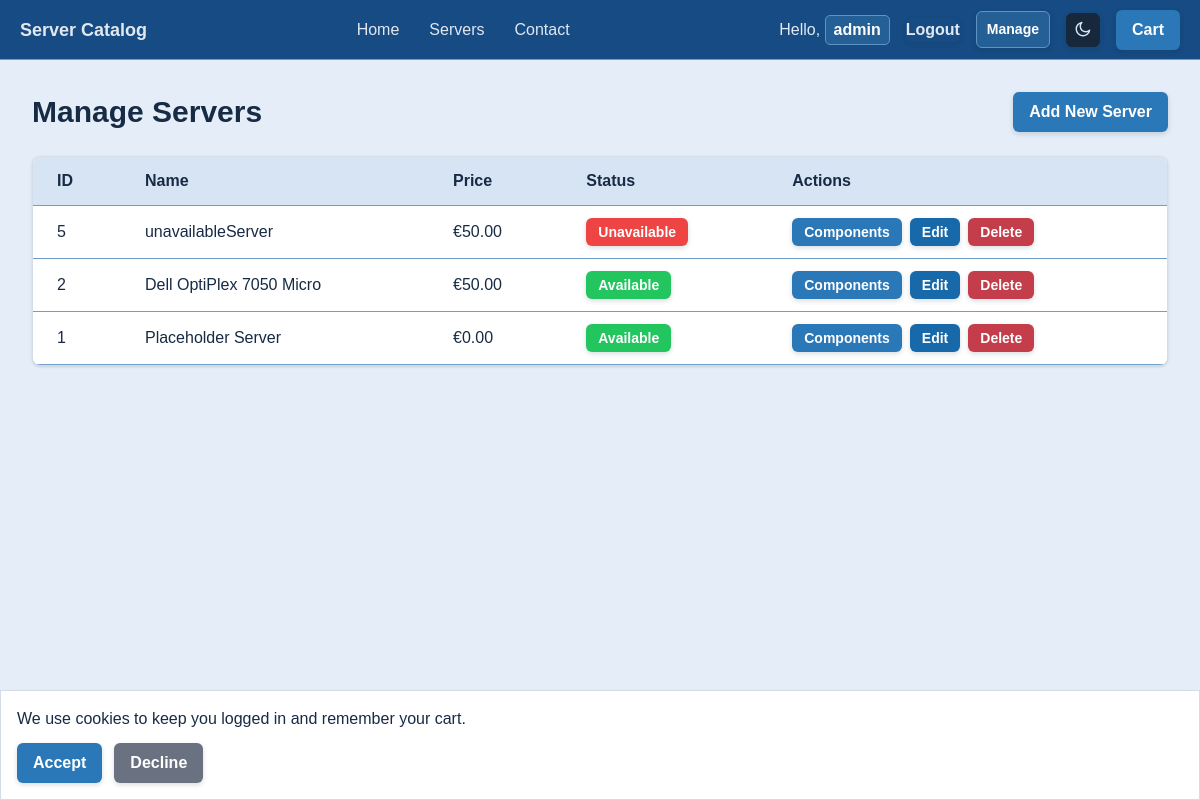
The page /public/admin/servers.php (signed in) on the database its author committed.
### tables this page shows
CREATE TABLE `servers` (
  `id` int(11) NOT NULL,
  `name` varchar(255) NOT NULL,
  `description` text DEFAULT NULL,
  `image` varchar(255) DEFAULT NULL,
  `base_price` decimal(10,2) NOT NULL,
  `available` tinyint(1) NOT NULL DEFAULT 1,
  `created_at` timestamp NOT NULL DEFAULT current_timestamp(),
  `default_ram` decimal(8,3) DEFAULT NULL,
  `default_storage` int(11) DEFAULT NULL,
  `default_cpu_cores` int(11) DEFAULT NULL,
  `default_gpu_vram` int(11) DEFAULT NULL
);

### src/controllers/admin/ServerController.php (called while the page is built, shortened)
<?php
require_once base_path('src/Models/Server.php');
class ServerController {
    private $serverModel;
    public function __construct($pdo) {
        $this->serverModel = new Server($pdo);
    }
    public function index() {
        $servers = $this->serverModel->getAllServersAdmin();
        require base_path('templates/admin/servers-list.php');
    }
}

### src/models/Server.php (called while the page is built, shortened)
<?php
class Server {
    private $pdo;
    public function __construct($pdo) {
        $this->pdo = $pdo;
    }
    public function getAllServersAdmin() {
        $stmt = $this->pdo->query("SELECT * FROM servers ORDER BY id DESC");
        return $stmt->fetchAll();
    }
}

### templates/admin/servers-list.php (the view, shortened to what this page needs)
<?php require base_path('templates/header.php'); ?>
<main class="p-8">
    <div class="max-w-6xl mx-auto">
        <div class="flex justify-between items-center mb-6">
            <h1 class="text-3xl font-bold">Manage Servers</h1>
            <a href="servers.php?action=create" class="bg-green-600 text-white px-4 py-2 rounded hover:bg-green-700">
                Add New Server
            </a>
        </div>
        <div class="bg-white rounded-lg shadow overflow-x-auto">
            <table class="w-full">
                <thead class="bg-gray-100 border-b border-gray-200">
                    <tr>
                        <th class="px-6 py-3 text-left">ID</th>
                        <th class="px-6 py-3 text-left">Name</th>
                        <th class="px-6 py-3 text-left">Price</th>
                        <th class="px-6 py-3 text-left">Status</th>
                        <th class="px-6 py-3 text-left">Actions</th>
                    </tr>
                </thead>
                <tbody>
                    <?php foreach ($servers as $server): ?>
                    <tr class="border-b border-gray-200 hover:bg-gray-50">
                        <td class="px-6 py-3"><?= $server['id'] ?></td>
                        <td class="px-6 py-3">
                            <a href="<?= BASE_URL ?>/configurator.php?id=<?= $server['id'] ?>"
                            target="_blank"
                            class="hover:text-green-700 hover:underline">
                                <?= htmlspecialchars($server['name']) ?>
                            </a>
                        </td>
                        <td class="px-6 py-3">€<?= number_format($server['base_price'], 2) ?></td>
                        <td class="px-6 py-3">
                            <form method="POST" action="servers.php?action=toggle-availability">
                                    <button
                                        type="submit"
                                        class="px-3 py-1 rounded text-white text-sm shadow-sm transition duration-200 ease-out hover:scale-105 hover:opacity-90 hover:shadow-md active:scale-95"
                                        style="background-color: <?= $server['available'] ? '#22c55e' : '#ef4444' ?>;"
                                    >
                                        <?= $server['available'] ? 'Available' : 'Unavailable' ?>
                                    </button>
                            </form>
                        </td>
                        <td class="px-6 py-3 flex gap-2">
                            <a href="servers.php?action=components&id=<?= $server['id'] ?>" class="bg-green-500 text-white px-3 py-1 rounded text-sm hover:bg-green-600">
                                Components
                            </a>
                            <a href="servers.php?action=edit&id=<?= $server['id'] ?>" class="bg-blue-500 text-white px-3 py-1 rounded text-sm hover:bg-blue-600">
                                Edit
                            </a>
                            <form method="POST" action="servers.php?action=delete" class="confirm-delete-form" style="display:inline;">
                                <button type="submit" class="bg-red-500 text-white px-3 py-1 rounded text-sm hover:bg-red-600">
                                Delete
                                </button>
                            </form>
                        </td>
                    </tr>
                    <?php endforeach; ?>
                </tbody>
            </table>
        </div>
    </div>
</main>
<?php require base_path('templates/footer.php'); ?>

### public/css/main.css (style rules this page uses)
* { box-sizing: border-box; }
button, a[class*="bg-"], a[style*="background-color"], .btn, .custom-file-button { transition: transform 0.2s ease, box-shadow 0.2s ease, opacity 0.2s ease, background-color 0.2s ease; }
body { font-family: Arial, Helvetica, sans-serif; background-color: #cbe3c5; color: #222; transition: background-color 0.2s ease, color 0.2s ease; }
html, body { min-height: 100%; }
body { display: flex; flex-direction: column; min-height: 100vh; }
main { flex: 1 0 auto; }

### public/css/admin.css (style rules this page uses)
.admin-page { background-color: #e4edf8; color: #172b45; }
.admin-page main { background-color: #e4edf8; }
.admin-page .bg-white { background-color: #ffffff !important; border: 1px solid #d4dce7; }
.admin-page button, .admin-page a[class*="bg-"] { border-radius: 6px; font-weight: 600; box-shadow: 0 2px 5px rgb(23 43 69 / 16%); }
.admin-page .bg-gray-100 { background-color: #d7e4f3 !important; }
.admin-page .border-gray-200, .admin-page .border-gray-300, .admin-page .border, .admin-page .border-b, .admin-page .border-t { border-color: #6f9fc8 !important; }
.admin-page .bg-green-600, .admin-page .bg-green-500 { background-color: #2b78b8 !important; }
.admin-page a.bg-green-600, .admin-page a.bg-green-500 { background-color: #2b78b8 !important; color: #ffffff !important; }
.admin-page .bg-blue-600, .admin-page .bg-blue-500 { background-color: #1769aa !important; }
.admin-page .bg-red-500 { background-color: #c43d4b !important; }

### rows shown on the page
servers: id "5", name "unavailableServer", base_price "50.00", available "Unavailable"
servers: id "2", name "Dell OptiPlex 7050 Micro", base_price "50.00", available "Available"
servers: id "1", name "Placeholder Server", base_price "0.00", available "Available"

### other values the page prints
$_SESSION['user_name'] "admin"
